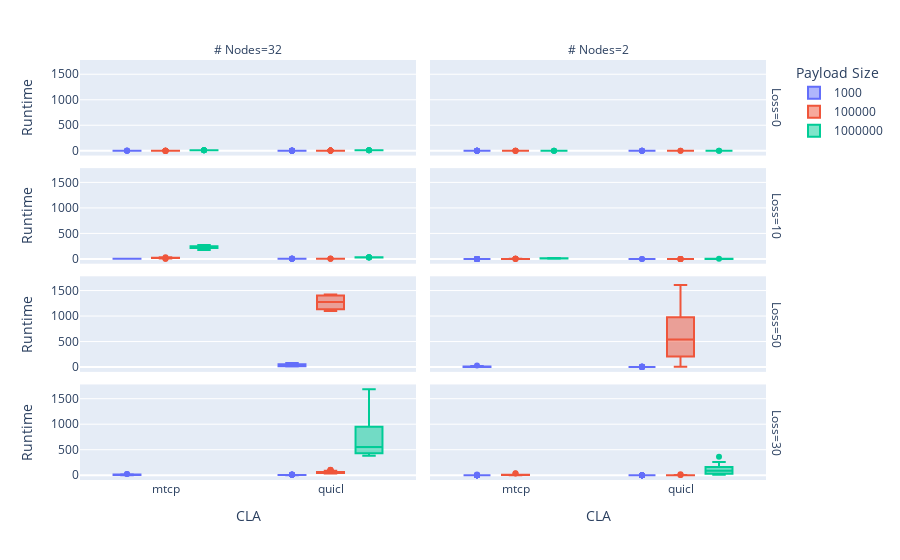

The notebook cell saved with this chart:
### Code cell
fig = px.box(
    runtime_df,
    x="CLA", 
    y="Runtime",
    color="Payload Size",
    facet_col="# Nodes",
    facet_row="Loss"
)

fig.show()

### Figure 1 — Plotly figure (JSON) as saved in the notebook; plotly's stock layout.template omitted (floating-point values rounded to 4 significant figures; data arrays with more than 128 entries replaced by an {"elided": "..."} marker saying what was removed)
{"data": [{"alignmentgroup": "True", "hovertemplate": "Payload Size=1000<br>Loss=0<br># Nodes=32<br>CLA=%{x}<br>Runtime=%{y}<extra></extra>", "legendgroup": "1000", "marker": {"color": "#636efa"}, "name": "1000", "notched": false, "offsetgroup": "1000", "orientation": "v", "showlegend": true, "type": "box", "x": {"elided": "220 str values"}, "x0": " ", "xaxis": "x7", "y": {"elided": "220 float values"}, "y0": " ", "yaxis": "y7"}, {"alignmentgroup": "True", "hovertemplate": "Payload Size=1000<br>Loss=0<br># Nodes=2<br>CLA=%{x}<br>Runtime=%{y}<extra></extra>", "legendgroup": "1000", "marker": {"color": "#636efa"}, "name": "1000", "notched": false, "offsetgroup": "1000", "orientation": "v", "showlegend": false, "type": "box", "x": {"elided": "220 str values"}, "x0": " ", "xaxis": "x8", "y": {"elided": "220 float values"}, "y0": " ", "yaxis": "y8"}, {"alignmentgroup": "True", "hovertemplate": "Payload Size=1000<br>Loss=10<br># Nodes=32<br>CLA=%{x}<br>Runtime=%{y}<extra></extra>", "legendgroup": "1000", "marker": {"color": "#636efa"}, "name": "1000", "notched": false, "offsetgroup": "1000", "orientation": "v", "showlegend": false, "type": "box", "x": {"elided": "220 str values"}, "x0": " ", "xaxis": "x5", "y": {"elided": "220 float values"}, "y0": " ", "yaxis": "y5"}, {"alignmentgroup": "True", "hovertemplate": "Payload Size=1000<br>Loss=10<br># Nodes=2<br>CLA=%{x}<br>Runtime=%{y}<extra></extra>", "legendgroup": "1000", "marker": {"color": "#636efa"}, "name": "1000", "notched": false, "offsetgroup": "1000", "orientation": "v", "showlegend": false, "type": "box", "x": {"elided": "220 str values"}, "x0": " ", "xaxis": "x6", "y": {"elided": "220 float values"}, "y0": " ", "yaxis": "y6"}, {"alignmentgroup": "True", "hovertemplate": "Payload Size=1000<br>Loss=50<br># Nodes=32<br>CLA=%{x}<br>Runtime=%{y}<extra></extra>", "legendgroup": "1000", "marker": {"color": "#636efa"}, "name": "1000", "notched": false, "offsetgroup": "1000", "orientation": "v", "showlegend": false, "type": "box", "x": ["quicl", "quicl", "quicl", "quicl", "quicl", "quicl", "quicl", "quicl", "quicl", "quicl", "quicl", "quicl"], "x0": " ", "xaxis": "x3", "y": [25.67, 56.45, 80.81, 36.3, 52.46, 72.09, 20.14, 16.49, 15.7, 15.44, 13.06, 43.34], "y0": " ", "yaxis": "y3"}, {"alignmentgroup": "True", "hovertemplate": "Payload Size=1000<br>Loss=50<br># Nodes=2<br>CLA=%{x}<br>Runtime=%{y}<extra></extra>", "legendgroup": "1000", "marker": {"color": "#636efa"}, "name": "1000", "notched": false, "offsetgroup": "1000", "orientation": "v", "showlegend": false, "type": "box", "x": {"elided": "187 str values"}, "x0": " ", "xaxis": "x4", "y": {"elided": "187 float values"}, "y0": " ", "yaxis": "y4"}, {"alignmentgroup": "True", "hovertemplate": "Payload Size=1000<br>Loss=30<br># Nodes=32<br>CLA=%{x}<br>Runtime=%{y}<extra></extra>", "legendgroup": "1000", "marker": {"color": "#636efa"}, "name": "1000", "notched": false, "offsetgroup": "1000", "orientation": "v", "showlegend": false, "type": "box", "x": ["quicl", "quicl", "quicl", "quicl", "quicl", "quicl", "quicl", "quicl", "quicl", "quicl", "quicl", "quicl", "quicl", "quicl", "quicl", "quicl", "quicl", "quicl", "quicl", "quicl", "quicl", "quicl", "quicl", "quicl", "quicl", "quicl", "quicl", "quicl", "quicl", "quicl", "quicl", "quicl", "quicl", "quicl", "quicl", "quicl", "quicl", "quicl", "quicl", "quicl", "quicl", "quicl", "quicl", "quicl", "quicl", "quicl", "quicl", "quicl", "quicl", "quicl", "quicl", "quicl", "quicl", "quicl", "quicl", "quicl", "quicl", "quicl", "quicl", "quicl", "quicl", "quicl", "quicl", "quicl", "quicl", "quicl", "quicl", "quicl", "quicl", "quicl", "quicl", "quicl", "quicl", "quicl", "quicl", "quicl", "quicl", "quicl", "quicl", "quicl", "quicl", "quicl", "quicl", "quicl", "quicl", "quicl", "quicl", "quicl", "quicl", "quicl", "quicl", "quicl", "quicl", "quicl", "quicl", "mtcp", "mtcp", "mtcp", "mtcp", "mtcp", "mtcp", "mtcp", "mtcp", "mtcp", "mtcp", "mtcp", "mtcp", "mtcp", "mtcp", "mtcp", "mtcp", "mtcp", "mtcp", "mtcp", "mtcp", "mtcp", "quicl", "mtcp", "mtcp", "mtcp"], "x0": " ", "xaxis": "x", "y": [1.82, 3.469, 3.185, 3.966, 1.911, 5.444, 4.202, 3.062, 5.102, 3.049, 3.341, 3.139, 2.633, 2.815, 10.36, 2.099, 1.974, 1.867, 3.122, 2.47, 1.888, 5.783, 2.368, 4.315, 1.693, 2.741, 2.45, 1.926, 2.284, 2.4, 1.856, 3.938, 3.625, 2.904, 15.62, 5.463, 2.448, 2.889, 2.099, 2.282, 2.066, 15.35, 3.269, 6.416, 1.689, 1.911, 8.053, 3.957, 2.488, 2.107, 5.187, 2.663, 2.76, 2.386, 4.014, 7.301, 2.655, 2.125, 2.629, 2.143, 3.111, 1.573, 2.143, 3.764, 3.621, 4.829, 1.981, 2.87, 2.244, 3.571, 1.451, 3.285, 3.723, 2.071, 1.446, 6.402, 3.977, 1.867, 2.343, 2.578, 1.788, 1.918, 1.614, 1.776, 2.242, 4.411, 3.748, 1.629, 7.075, 5.835, 3.493, 2.329, 7.443, 5.039, 8.25, 25.9, 17.54, 7.847, 6.639, 1.744, 5.823, 12.55, 8.002, 8.324, 6.088, 12.02, 23.91, 4.322, 8.937, 6.978, 11.85, 6.014, 11.38, 16.49, 2.673, 5.104, 3.773, 9.948, 8.889, 15.09], "y0": " ", "yaxis": "y"}, {"alignmentgroup": "True", "hovertemplate": "Payload Size=1000<br>Loss=30<br># Nodes=2<br>CLA=%{x}<br>Runtime=%{y}<extra></extra>", "legendgroup": "1000", "marker": {"color": "#636efa"}, "name": "1000", "notched": false, "offsetgroup": "1000", "orientation": "v", "showlegend": false, "type": "box", "x": {"elided": "218 str values"}, "x0": " ", "xaxis": "x2", "y": {"elided": "218 float values"}, "y0": " ", "yaxis": "y2"}, {"alignmentgroup": "True", "hovertemplate": "Payload Size=100000<br>Loss=0<br># Nodes=32<br>CLA=%{x}<br>Runtime=%{y}<extra></extra>", "legendgroup": "100000", "marker": {"color": "#EF553B"}, "name": "100000", "notched": false, "offsetgroup": "100000", "orientation": "v", "showlegend": true, "type": "box", "x": {"elided": "220 str values"}, "x0": " ", "xaxis": "x7", "y": {"elided": "220 float values"}, "y0": " ", "yaxis": "y7"}, {"alignmentgroup": "True", "hovertemplate": "Payload Size=100000<br>Loss=0<br># Nodes=2<br>CLA=%{x}<br>Runtime=%{y}<extra></extra>", "legendgroup": "100000", "marker": {"color": "#EF553B"}, "name": "100000", "notched": false, "offsetgroup": "100000", "orientation": "v", "showlegend": false, "type": "box", "x": {"elided": "220 str values"}, "x0": " ", "xaxis": "x8", "y": {"elided": "220 float values"}, "y0": " ", "yaxis": "y8"}, {"alignmentgroup": "True", "hovertemplate": "Payload Size=100000<br>Loss=10<br># Nodes=32<br>CLA=%{x}<br>Runtime=%{y}<extra></extra>", "legendgroup": "100000", "marker": {"color": "#EF553B"}, "name": "100000", "notched": false, "offsetgroup": "100000", "orientation": "v", "showlegend": false, "type": "box", "x": {"elided": "197 str values"}, "x0": " ", "xaxis": "x5", "y": {"elided": "197 float values"}, "y0": " ", "yaxis": "y5"}, {"alignmentgroup": "True", "hovertemplate": "Payload Size=100000<br>Loss=10<br># Nodes=2<br>CLA=%{x}<br>Runtime=%{y}<extra></extra>", "legendgroup": "100000", "marker": {"color": "#EF553B"}, "name": "100000", "notched": false, "offsetgroup": "100000", "orientation": "v", "showlegend": false, "type": "box", "x": {"elided": "220 str values"}, "x0": " ", "xaxis": "x6", "y": {"elided": "220 float values"}, "y0": " ", "yaxis": "y6"}, {"alignmentgroup": "True", "hovertemplate": "Payload Size=100000<br>Loss=50<br># Nodes=32<br>CLA=%{x}<br>Runtime=%{y}<extra></extra>", "legendgroup": "100000", "marker": {"color": "#EF553B"}, "name": "100000", "notched": false, "offsetgroup": "100000", "orientation": "v", "showlegend": false, "type": "box", "x": ["quicl", "quicl", "quicl", "quicl"], "x0": " ", "xaxis": "x3", "y": [1385.0, 1167.0, 1099.0, 1424.0], "y0": " ", "yaxis": "y3"}, {"alignmentgroup": "True", "hovertemplate": "Payload Size=100000<br>Loss=50<br># Nodes=2<br>CLA=%{x}<br>Runtime=%{y}<extra></extra>", "legendgroup": "100000", "marker": {"color": "#EF553B"}, "name": "100000", "notched": false, "offsetgroup": "100000", "orientation": "v", "showlegend": false, "type": "box", "x": ["quicl", "quicl", "quicl", "quicl", "quicl", "quicl", "quicl", "quicl", "quicl", "quicl", "quicl", "quicl", "quicl", "quicl"], "x0": " ", "xaxis": "x4", "y": [34.26, 243.1, 58.25, 205.7, 331.6, 660.9, 839.5, 961.0, 977.3, 8.802, 424.2, 1440.0, 1551.0, 1608.0], "y0": " ", "yaxis": "y4"}, {"alignmentgroup": "True", "hovertemplate": "Payload Size=100000<br>Loss=30<br># Nodes=32<br>CLA=%{x}<br>Runtime=%{y}<extra></extra>", "legendgroup": "100000", "marker": {"color": "#EF553B"}, "name": "100000", "notched": false, "offsetgroup": "100000", "orientation": "v", "showlegend": false, "type": "box", "x": ["quicl", "quicl", "quicl", "quicl", "quicl", "quicl", "quicl", "quicl", "quicl", "quicl", "quicl", "quicl", "quicl", "quicl", "quicl", "quicl", "quicl", "quicl", "quicl", "quicl", "quicl", "quicl", "quicl", "quicl", "quicl", "quicl", "quicl", "quicl", "quicl", "quicl", "quicl", "quicl", "quicl", "quicl", "quicl", "quicl", "quicl", "quicl", "quicl", "quicl", "quicl", "quicl", "quicl", "quicl", "quicl", "quicl", "quicl", "quicl", "quicl", "quicl", "quicl", "quicl", "quicl", "quicl", "quicl", "quicl", "quicl", "quicl", "quicl", "quicl", "quicl", "quicl", "quicl", "quicl", "quicl", "quicl", "quicl", "quicl", "quicl", "quicl", "quicl", "quicl", "quicl", "quicl", "quicl", "quicl", "quicl", "quicl", "quicl", "quicl", "quicl", "quicl", "quicl", "quicl", "quicl", "quicl", "quicl", "quicl", "quicl", "quicl", "quicl", "quicl", "quicl", "quicl", "quicl", "quicl", "quicl", "quicl", "quicl", "quicl", "quicl", "quicl", "quicl", "quicl", "quicl", "quicl", "quicl", "quicl", "quicl", "quicl"], "x0": " ", "xaxis": "x", "y": [37.42, 48.07, 48.86, 49.84, 54.17, 63.88, 66.58, 66.61, 67.71, 68.63, 49.11, 47.43, 39.13, 32.39, 50.52, 44.28, 35.41, 47.29, 41.02, 41.45, 35.81, 44.57, 49.33, 53.38, 48.26, 40.56, 66.01, 57.93, 50.33, 44.84, 46.52, 38.21, 64.91, 57.78, 64.06, 56.98, 48.81, 41.32, 41.36, 38.81, 39.59, 49.88, 41.45, 63.85, 55.8, 50.19, 100.7, 95.29, 87.81, 80.23, 71.18, 63.04, 57.62, 54.49, 50.96, 54.88, 73.81, 65.05, 56.47, 48.09, 39.73, 35.84, 57.48, 49.94, 41.6, 43.12, 48.89, 105.2, 97.37, 88.94, 81.43, 72.08, 64.25, 55.81, 46.78, 48.23, 41.08, 59.18, 50.38, 44.21, 39.56, 43.33, 45.73, 45.4, 57.28, 53.26, 45.39, 39.61, 57.43, 54.24, 47.26, 41.41, 38.22, 69.0, 68.89, 64.14, 62.22, 61.11, 56.04, 47.54, 40.69, 35.55, 53.65, 40.16, 44.65, 37.98, 50.85, 42.99, 41.52, 48.93], "y0": " ", "yaxis": "y"}, {"alignmentgroup": "True", "hovertemplate": "Payload Size=100000<br>Loss=30<br># Nodes=2<br>CLA=%{x}<br>Runtime=%{y}<extra></extra>", "legendgroup": "100000", "marker": {"color": "#EF553B"}, "name": "100000", "notched": false, "offsetgroup": "100000", "orientation": "v", "showlegend": false, "type": "box", "x": ["mtcp", "mtcp", "mtcp", "quicl", "quicl", "quicl", "quicl", "quicl", "quicl", "quicl", "quicl", "quicl", "quicl", "quicl", "quicl", "quicl", "quicl", "quicl", "quicl", "quicl", "quicl", "quicl", "quicl", "quicl", "quicl", "quicl", "quicl", "quicl", "quicl", "quicl", "quicl", "quicl", "quicl", "quicl", "quicl", "quicl", "quicl", "quicl", "quicl", "quicl", "quicl", "quicl", "quicl", "quicl", "quicl", "quicl", "quicl", "quicl", "quicl", "quicl", "quicl", "quicl", "quicl", "quicl", "quicl", "quicl", "quicl", "quicl", "quicl", "quicl", "quicl", "quicl", "quicl", "quicl", "quicl", "quicl", "quicl", "quicl", "quicl", "quicl", "quicl", "quicl", "quicl", "quicl", "quicl", "quicl", "quicl", "quicl", "quicl", "quicl", "quicl", "quicl", "quicl", "quicl", "quicl", "quicl", "quicl", "quicl", "quicl", "quicl", "quicl", "quicl", "quicl", "quicl", "quicl", "quicl", "quicl", "quicl", "quicl", "quicl", "quicl", "quicl", "quicl", "quicl", "quicl", "quicl", "quicl", "quicl", "quicl", "quicl", "quicl", "quicl", "quicl", "mtcp", "mtcp", "mtcp", "mtcp", "mtcp", "mtcp", "mtcp", "mtcp"], "x0": " ", "xaxis": "x2", "y": [9.657, 32.05, 37.88, 0.546, 1.232, 1.02, 0.978, 0.518, 0.946, 1.046, 1.514, 1.464, 0.866, 0.61, 0.81, 1.275, 1.437, 1.337, 0.578, 1.217, 1.336, 0.608, 0.906, 1.165, 3.054, 1.233, 0.837, 0.653, 0.994, 0.51, 0.987, 1.456, 0.532, 0.567, 1.678, 1.146, 0.721, 1.497, 2.018, 1.254, 0.506, 0.499, 1.039, 0.839, 2.376, 0.505, 1.256, 0.655, 1.129, 0.877, 17.67, 1.237, 0.541, 1.574, 0.998, 0.981, 0.794, 0.609, 0.733, 0.492, 0.459, 0.72, 0.613, 1.117, 1.612, 0.741, 0.487, 1.551, 0.83, 0.85, 0.775, 1.36, 0.651, 1.016, 1.49, 1.524, 1.065, 0.852, 0.817, 1.643, 0.716, 0.705, 0.501, 0.647, 0.752, 1.35, 0.485, 1.079, 1.594, 0.7, 1.063, 0.796, 1.076, 0.71, 0.543, 1.178, 1.173, 0.34, 1.191, 1.329, 0.637, 1.026, 0.916, 0.589, 1.357, 0.711, 0.883, 0.605, 0.854, 0.718, 1.143, 1.143, 1.683, 9.172, 2.872, 3.397, 11.4, 6.075, 1.131, 1.437, 3.182], "y0": " ", "yaxis": "y2"}, {"alignmentgroup": "True", "hovertemplate": "Payload Size=1000000<br>Loss=0<br># Nodes=32<br>CLA=%{x}<br>Runtime=%{y}<extra></extra>", "legendgroup": "1000000", "marker": {"color": "#00cc96"}, "name": "1000000", "notched": false, "offsetgroup": "1000000", "orientation": "v", "showlegend": true, "type": "box", "x": {"elided": "220 str values"}, "x0": " ", "xaxis": "x7", "y": {"elided": "220 float values"}, "y0": " ", "yaxis": "y7"}, {"alignmentgroup": "True", "hovertemplate": "Payload Size=1000000<br>Loss=0<br># Nodes=2<br>CLA=%{x}<br>Runtime=%{y}<extra></extra>", "legendgroup": "1000000", "marker": {"color": "#00cc96"}, "name": "1000000", "notched": false, "offsetgroup": "1000000", "orientation": "v", "showlegend": false, "type": "box", "x": {"elided": "220 str values"}, "x0": " ", "xaxis": "x8", "y": {"elided": "220 float values"}, "y0": " ", "yaxis": "y8"}, {"alignmentgroup": "True", "hovertemplate": "Payload Size=1000000<br>Loss=10<br># Nodes=32<br>CLA=%{x}<br>Runtime=%{y}<extra></extra>", "legendgroup": "1000000", "marker": {"color": "#00cc96"}, "name": "1000000", "notched": false, "offsetgroup": "1000000", "orientation": "v", "showlegend": false, "type": "box", "x": {"elided": "136 str values"}, "x0": " ", "xaxis": "x5", "y": {"elided": "136 float values"}, "y0": " ", "yaxis": "y5"}, {"alignmentgroup": "True", "hovertemplate": "Payload Size=1000000<br>Loss=10<br># Nodes=2<br>CLA=%{x}<br>Runtime=%{y}<extra></extra>", "legendgroup": "1000000", "marker": {"color": "#00cc96"}, "name": "1000000", "notched": false, "offsetgroup": "1000000", "orientation": "v", "showlegend": false, "type": "box", "x": ["quicl", "quicl", "quicl", "quicl", "quicl", "quicl", "quicl", "quicl", "quicl", "quicl", "quicl", "quicl", "quicl", "quicl", "quicl", "quicl", "quicl", "quicl", "quicl", "quicl", "quicl", "quicl", "quicl", "quicl", "quicl", "quicl", "quicl", "quicl", "quicl", "quicl", "quicl", "quicl", "quicl", "quicl", "quicl", "quicl", "quicl", "quicl", "quicl", "quicl", "quicl", "quicl", "quicl", "quicl", "quicl", "quicl", "quicl", "quicl", "quicl", "quicl", "quicl", "quicl", "quicl", "quicl", "quicl", "quicl", "quicl", "quicl", "quicl", "quicl", "quicl", "quicl", "quicl", "quicl", "quicl", "quicl", "quicl", "quicl", "quicl", "quicl", "quicl", "quicl", "quicl", "quicl", "quicl", "quicl", "quicl", "quicl", "quicl", "quicl", "quicl", "quicl", "quicl", "quicl", "quicl", "quicl", "quicl", "quicl", "quicl", "quicl", "quicl", "quicl", "quicl", "quicl", "quicl", "quicl", "quicl", "quicl", "quicl", "quicl", "mtcp", "mtcp", "mtcp", "mtcp", "quicl", "quicl", "quicl", "quicl", "quicl", "quicl", "quicl", "quicl", "quicl", "quicl", "mtcp", "mtcp", "mtcp", "mtcp"], "x0": " ", "xaxis": "x6", "y": [1.036, 0.97, 1.018, 0.959, 0.99, 1.018, 0.953, 0.919, 0.755, 0.985, 1.082, 1.03, 1.012, 1.035, 1.005, 1.067, 0.787, 0.921, 0.993, 0.983, 1.003, 1.029, 0.949, 0.777, 0.939, 0.763, 0.948, 1.052, 0.95, 0.923, 0.88, 0.685, 0.969, 0.964, 0.976, 0.92, 1.098, 1.148, 0.93, 0.908, 0.897, 1.025, 0.883, 1.155, 0.768, 0.81, 0.823, 0.915, 1.155, 0.794, 0.849, 0.927, 1.031, 0.836, 1.034, 1.03, 1.066, 0.998, 0.975, 0.993, 1.005, 1.14, 0.918, 0.97, 0.933, 0.871, 1.102, 0.9, 0.865, 0.911, 0.854, 0.778, 1.023, 0.999, 0.812, 0.768, 0.944, 0.897, 0.843, 1.134, 0.943, 0.934, 1.063, 0.94, 0.863, 0.815, 0.983, 0.888, 0.997, 0.981, 0.988, 1.031, 0.898, 0.949, 0.907, 0.842, 0.77, 0.804, 0.84, 0.895, 7.178, 7.237, 5.339, 11.78, 0.853, 0.864, 0.817, 0.907, 0.894, 0.927, 0.73, 0.96, 1.544, 1.06, 3.929, 8.233, 12.47, 19.46], "y0": " ", "yaxis": "y6"}, {"alignmentgroup": "True", "hovertemplate": "Payload Size=1000000<br>Loss=30<br># Nodes=32<br>CLA=%{x}<br>Runtime=%{y}<extra></extra>", "legendgroup": "1000000", "marker": {"color": "#00cc96"}, "name": "1000000", "notched": false, "offsetgroup": "1000000", "orientation": "v", "showlegend": false, "type": "box", "x": ["quicl", "quicl", "quicl", "quicl", "quicl", "quicl", "quicl", "quicl", "quicl", "quicl", "quicl", "quicl", "quicl", "quicl", "quicl"], "x0": " ", "xaxis": "x", "y": [380.5, 463.4, 534.1, 572.6, 756.2, 1118.0, 1686.0, 383.8, 395.3, 421.9, 465.7, 553.8, 1017.0, 701.7, 1565.0], "y0": " ", "yaxis": "y"}, {"alignmentgroup": "True", "hovertemplate": "Payload Size=1000000<br>Loss=30<br># Nodes=2<br>CLA=%{x}<br>Runtime=%{y}<extra></extra>", "legendgroup": "1000000", "marker": {"color": "#00cc96"}, "name": "1000000", "notched": false, "offsetgroup": "1000000", "orientation": "v", "showlegend": false, "type": "box", "x": ["quicl", "quicl", "quicl", "quicl", "quicl", "quicl", "quicl", "quicl", "quicl", "quicl", "quicl", "quicl", "quicl", "quicl", "quicl", "quicl", "quicl", "quicl", "quicl", "quicl", "quicl"], "x0": " ", "xaxis": "x2", "y": [12.54, 33.06, 73.01, 140.3, 363.4, 260.3, 96.22, 23.4, 155.8, 38.89, 90.08, 9.89, 62.14, 129.9, 147.8, 172.4, 178.5, 174.9, 82.87, 13.28, 22.51], "y0": " ", "yaxis": "y2"}], "layout": {"annotations": [{"font": {}, "showarrow": false, "text": "# Nodes=32", "x": 0.24, "xanchor": "center", "xref": "paper", "y": 1, "yanchor": "bottom", "yref": "paper"}, {"font": {}, "showarrow": false, "text": "# Nodes=2", "x": 0.74, "xanchor": "center", "xref": "paper", "y": 1, "yanchor": "bottom", "yref": "paper"}, {"font": {}, "showarrow": false, "text": "Loss=30", "textangle": 90, "x": 0.98, "xanchor": "left", "xref": "paper", "y": 0.1138, "yanchor": "middle", "yref": "paper"}, {"font": {}, "showarrow": false, "text": "Loss=50", "textangle": 90, "x": 0.98, "xanchor": "left", "xref": "paper", "y": 0.3712, "yanchor": "middle", "yref": "paper"}, {"font": {}, "showarrow": false, "text": "Loss=10", "textangle": 90, "x": 0.98, "xanchor": "left", "xref": "paper", "y": 0.6288, "yanchor": "middle", "yref": "paper"}, {"font": {}, "showarrow": false, "text": "Loss=0", "textangle": 90, "x": 0.98, "xanchor": "left", "xref": "paper", "y": 0.8862, "yanchor": "middle", "yref": "paper"}], "boxmode": "group", "legend": {"title": {"text": "Payload Size"}, "tracegroupgap": 0}, "margin": {"t": 60}, "xaxis": {"anchor": "y", "domain": [0, 0.48], "title": {"text": "CLA"}}, "xaxis2": {"anchor": "y2", "domain": [0.5, 0.98], "matches": "x", "title": {"text": "CLA"}}, "xaxis3": {"anchor": "y3", "domain": [0, 0.48], "matches": "x", "showticklabels": false}, "xaxis4": {"anchor": "y4", "domain": [0.5, 0.98], "matches": "x", "showticklabels": false}, "xaxis5": {"anchor": "y5", "domain": [0, 0.48], "matches": "x", "showticklabels": false}, "xaxis6": {"anchor": "y6", "domain": [0.5, 0.98], "matches": "x", "showticklabels": false}, "xaxis7": {"anchor": "y7", "domain": [0, 0.48], "matches": "x", "showticklabels": false}, "xaxis8": {"anchor": "y8", "domain": [0.5, 0.98], "matches": "x", "showticklabels": false}, "yaxis": {"anchor": "x", "domain": [0, 0.2275], "title": {"text": "Runtime"}}, "yaxis2": {"anchor": "x2", "domain": [0, 0.2275], "matches": "y", "showticklabels": false}, "yaxis3": {"anchor": "x3", "domain": [0.2575, 0.485], "matches": "y", "title": {"text": "Runtime"}}, "yaxis4": {"anchor": "x4", "domain": [0.2575, 0.485], "matches": "y", "showticklabels": false}, "yaxis5": {"anchor": "x5", "domain": [0.515, 0.7425], "matches": "y", "title": {"text": "Runtime"}}, "yaxis6": {"anchor": "x6", "domain": [0.515, 0.7425], "matches": "y", "showticklabels": false}, "yaxis7": {"anchor": "x7", "domain": [0.7725, 1], "matches": "y", "title": {"text": "Runtime"}}, "yaxis8": {"anchor": "x8", "domain": [0.7725, 1], "matches": "y", "showticklabels": false}}}
